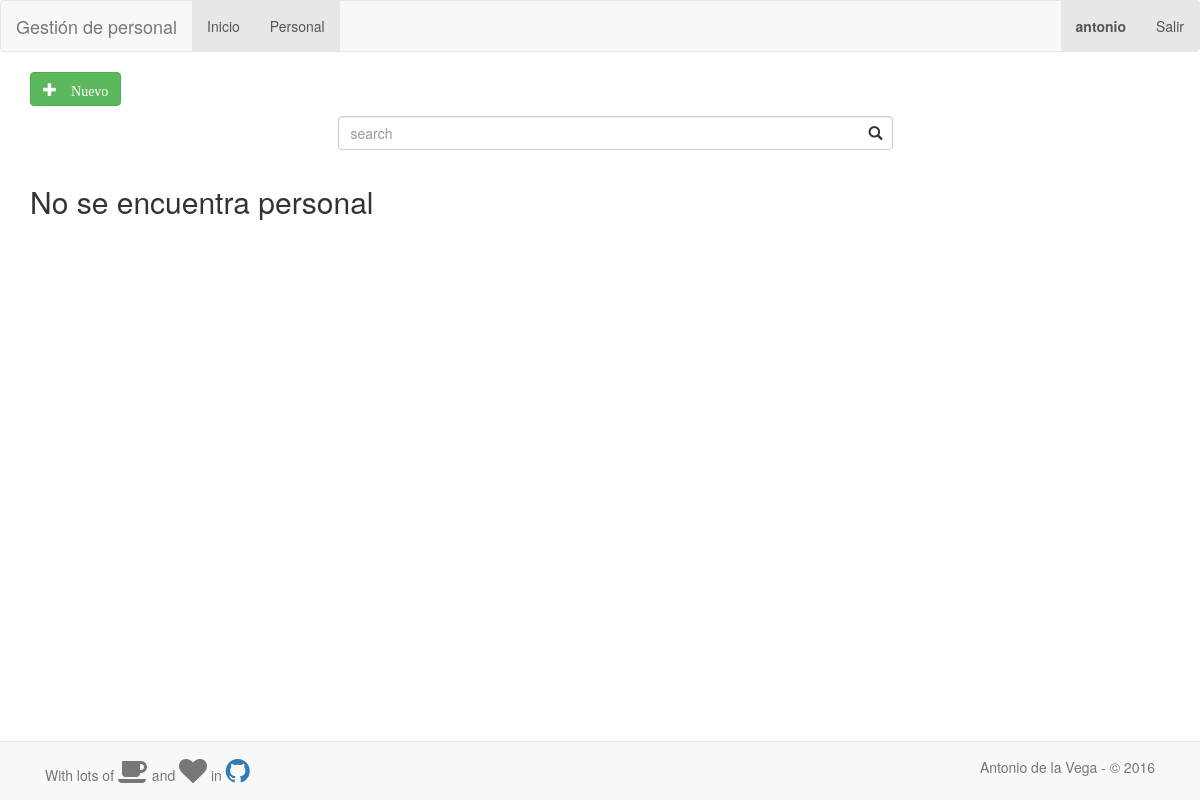
Before: /personal/ (signed in) with the older database file.
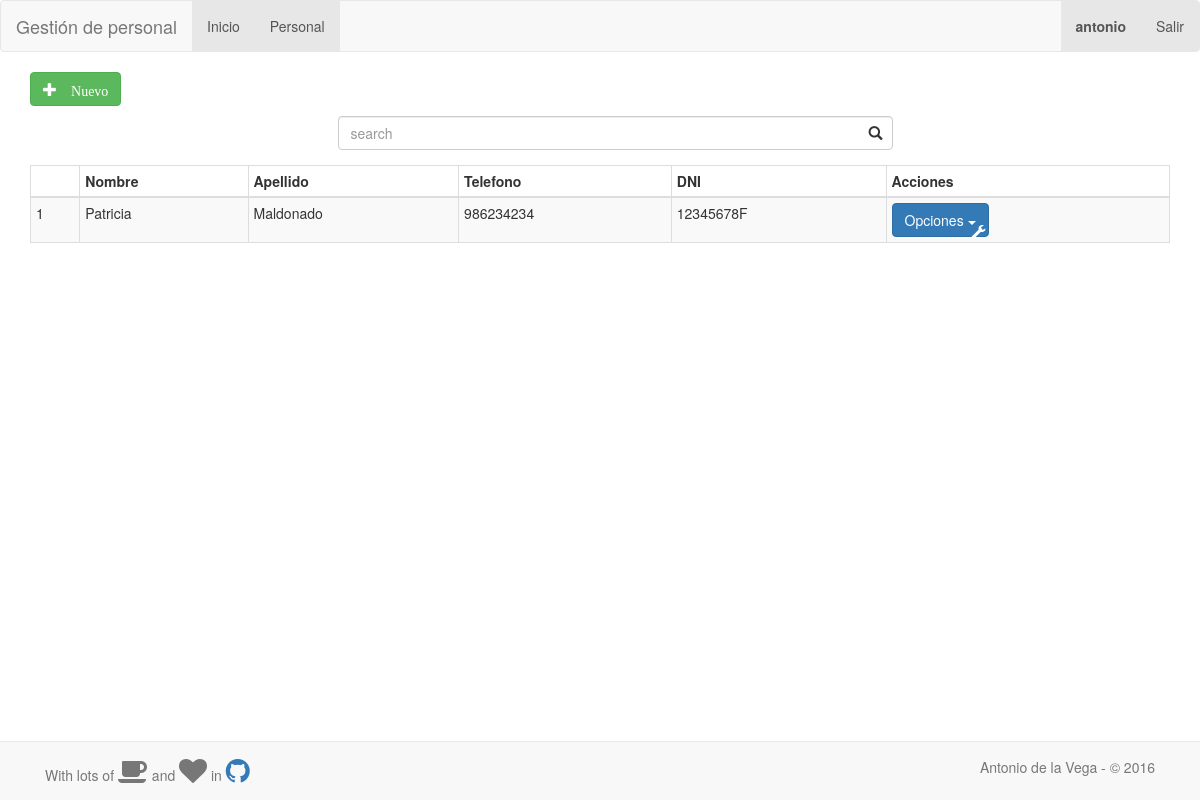
After: the same page with the newer database file.
### gestion_personal/models.py (models this page shows, shortened)
class Personal(models.Model):
    user = models.OneToOneField(User, on_delete=models.CASCADE, related_name='user')
    HOMBRE = 'Hombre'
    MUJER = 'Mujer'
    NONE = 'Sin especificar'
    OPCIONES = ((HOMBRE, 'Hombre'),
                (MUJER, 'Mujer'),
                (NONE, 'Sin especificar'),)
    nombre = models.CharField(max_length=20, blank=True)
    apellidos = models.CharField(max_length=20, blank=True)
    dni = models.CharField('DNI', max_length=9)
    f_nacimiento = models.DateField('Fecha de naciemiento', blank=True, null=True)
    direccion = models.CharField(max_length=30, blank=True)
    localidad = models.CharField(max_length=20, blank=True)
    cod_postal = models.CharField('Código postal', blank=True, null=True, max_length=5)
    telefono = models.CharField(blank=True, null=True, max_length=12)
    num_seg_social = models.CharField('Número seguridad social', max_length=12, blank=True, null=True)
    sexo = models.CharField(max_length=16, choices=OPCIONES, default=NONE)
    foto = models.ImageField(upload_to='personal/', null=True, blank=True)

### gestion_personal/views.py (the view)
@login_required
def index(request):
    personal = Personal.objects.all()
    context = {'personal': personal}
    return render(request, 'gestion_personal/index.html', context)

### gestion_personal/templates/gestion_personal/index.html (shortened to what this page needs)
{% extends "gestion_personal/base.html" %} {% load bootstrap3 %} {% block title %} Personal {% endblock %}
{% block content %}
    <form action="/personal/alta">
        <button type="submit" class="btn btn-success "><span class="glyphicon glyphicon-plus"> Nuevo</button>
    </form>
    <div class="container">
        <div class="row">
            <div class="col-md-6 col-md-offset-3">
                <form action="/personal/buscar" class="search-form">
                    <div class="form-group has-feedback">
                        <input type="text" class="form-control" name="search" id="search" placeholder="search">
                    </div>
                </form>
            </div>
        </div>
    </div>
    {% if personal %}
        <table class="table table-striped table-bordered table-condensed table-responsive">
            <thead>
            <tr>
                <th></th>
                <th colspan="1">Nombre</th>
                <th colspan="1">Apellido</th>
                <th colspan="1">Telefono</th>
                <th colspan="1">DNI</th>
                <th>Acciones</th>
            </tr>
            </thead>
            <tbody
            {% for empleado in personal %}
                <tr>
                    <td> {{ empleado.id }} </td>
                    <td> {{ empleado.nombre }} </td>
                    <td> {{ empleado.apellidos }} </td>
                    <td> {{ empleado.telefono }} </td>
                    <td> {{ empleado.dni }} </td>
                    <td>
                        <div class="btn-group">
                            <button type="button" data-toggle="dropdown" class="btn btn-primary dropdown-toggle">
                                Opciones <span class="caret glyphicon glyphicon-wrench"></span></button>
                        </div>
                    </td>
            {% endfor %}
            </tbody>
        </table>
        <br/>
        </div>
    {% else %}
        <h2> No se encuentra personal </h2>
    {% endif %}
{% endblock %}

Changed rows visible on the page:
added Personal: id "1", nombre "Patricia", apellidos "Maldonado", telefono "986234234", dni "12345678F"
Other visible differences:
text no longer shown: "No se encuentra personal"
text now shown: "Nombre Apellido Telefono DNI Acciones"
